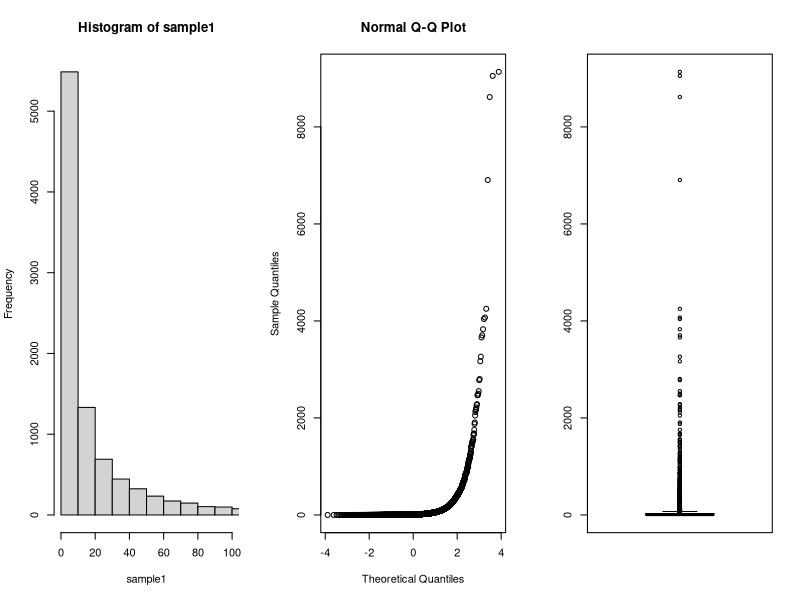
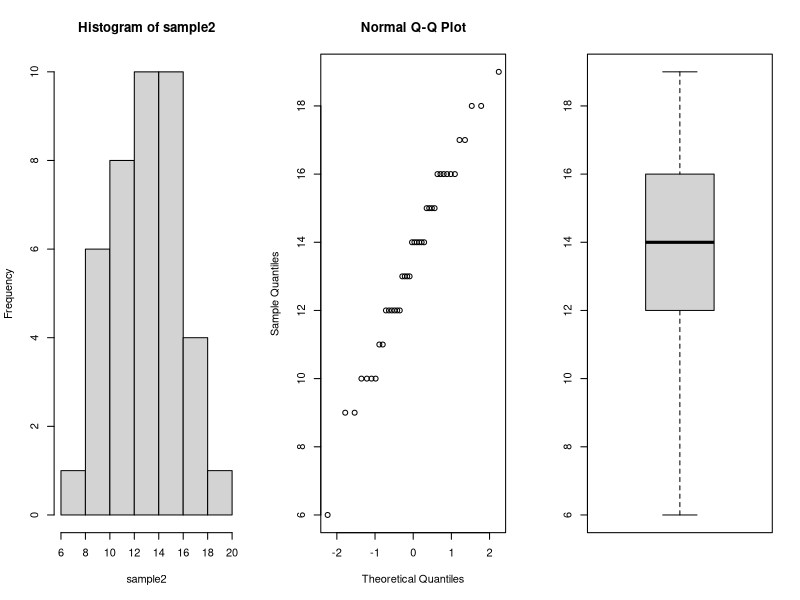
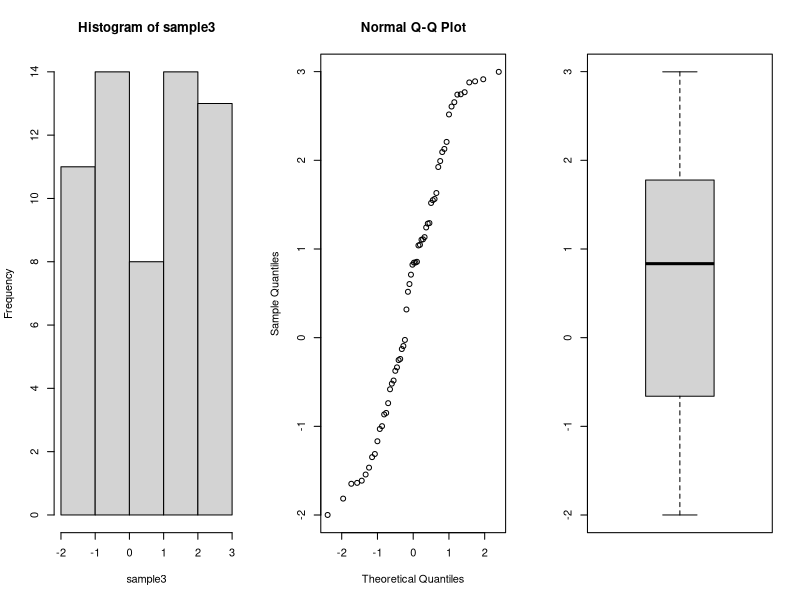
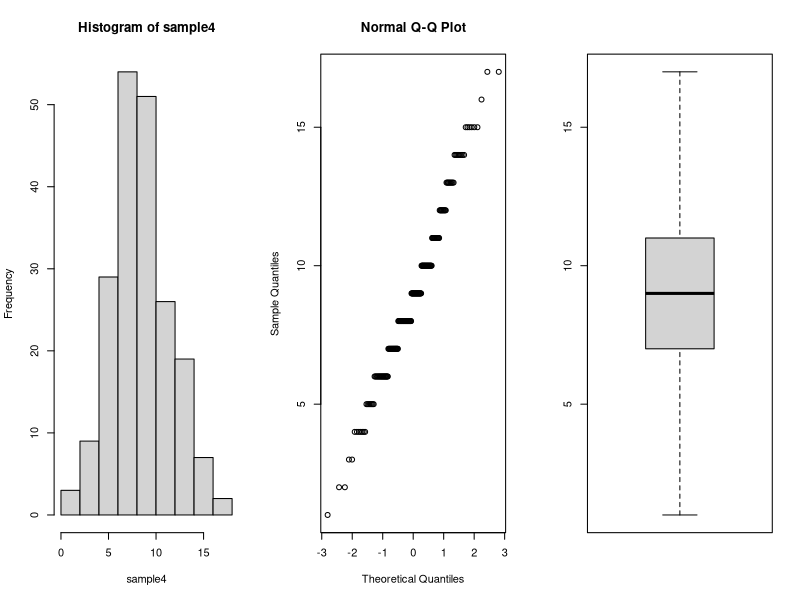

Reproduce these figures in R, in order.
# Generate the following samples, and plot for each of them the histogram,boxplot and QQ-plot
# •sample of size 10000 from the lognormal distribution with mean = sd = 2,
# •sample of size 40 from the binomial distribution with n = 50 and p = 0:25,
# •sample of size 60 from the uniform distribution on the interval [-2,3],
# •sample of size 200 from the Poisson distribution with lambda= 9.


# sample 1
sample1 = rlnorm(10000,2,2) ; sample1
par(mfrow=c(1,3)) ; hist(sample1,xlim=c(0,100),breaks=1000) ; qqnorm(sample1) ; boxplot(sample1)

# sample 2
sample2 = rbinom(40,50,0.25) ; sample2 # from the binomial distribution with n=50 and p=0.25
par(mfrow=c(1,3)) ; hist(sample2) ; qqnorm(sample2) ; boxplot(sample2)

# sample 3
sample3 = runif(60,-2,3) ; sample3
par(mfrow=c(1,3)) ; hist(sample3) ; qqnorm(sample3) ; boxplot(sample3)

# sample 4 
sample4 = rpois(200,9) ; sample4 #from the Poisson distribution with lambda = 350
par(mfrow=c(1,3)) ; hist(sample4) ; qqnorm(sample4) ; boxplot(sample4)

# Except for lognormal, all are symmetric, while binomial  and Poisson appear to be normal.
# Noise is visible in small sample sizes (10,40,60). For sufficiently high sample sizes,
# histograms are more stable and provide a better representation of the underlying density.